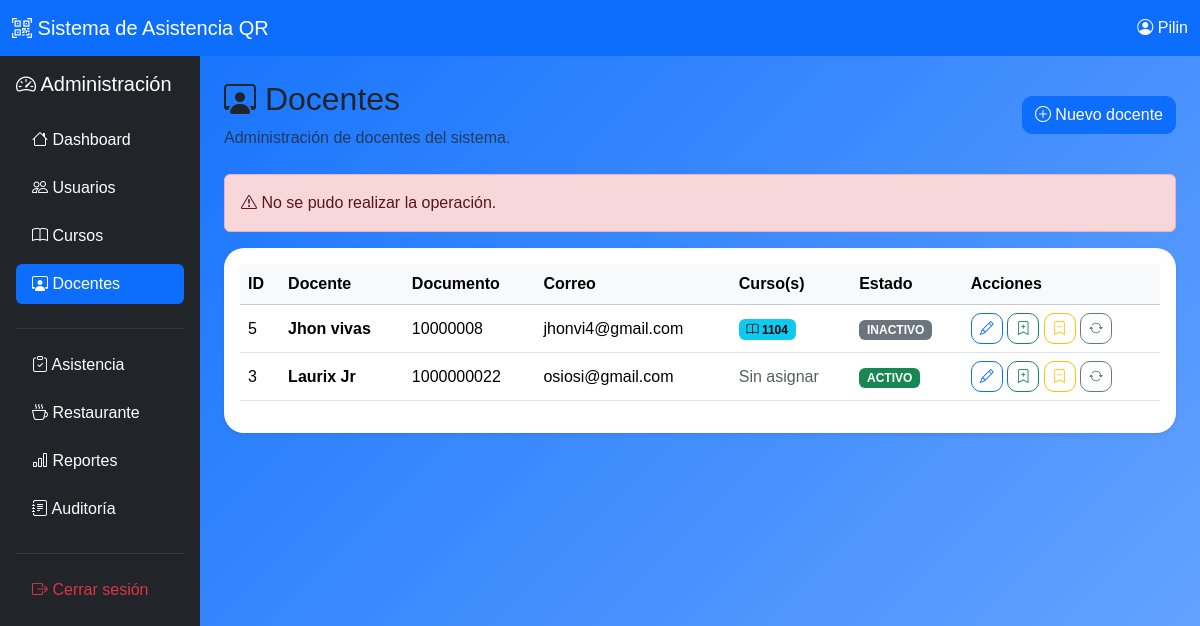
The app's page /admin/docentes.php?error=1 (signed in) with its own data.
### tables this page shows
CREATE TABLE `usuarios` (
  `id_usuario` int(11) NOT NULL,
  `id_rol` int(11) NOT NULL,
  `nombres` varchar(100) NOT NULL,
  `apellidos` varchar(100) NOT NULL,
  `documento` varchar(20) NOT NULL,
  `correo` varchar(150) NOT NULL,
  `password` varchar(255) NOT NULL,
  `estado` enum('ACTIVO','INACTIVO') DEFAULT 'ACTIVO',
  `fecha_creacion` timestamp NOT NULL DEFAULT current_timestamp()
);

### admin/docentes.php (the view, shortened to what this page needs)
<?php
require_once("../config/conexion.php");
$sql = "SELECT
            u.id_usuario,
            u.nombres,
            u.apellidos,
            u.documento,
            u.correo,
            u.estado,
            GROUP_CONCAT(
                DISTINCT c.nombre_curso
                ORDER BY c.nombre_curso
                SEPARATOR ', '
            ) AS cursos
        FROM usuarios u
        LEFT JOIN docente_curso dc
            ON u.id_usuario = dc.id_usuario
        LEFT JOIN cursos c
            ON dc.id_curso = c.id_curso
        WHERE u.id_rol = 2
        GROUP BY
            u.id_usuario,
            u.nombres,
            u.apellidos,
            u.documento,
            u.correo,
            u.estado
        ORDER BY u.id_usuario DESC";
$resultado = mysqli_query($conexion, $sql);
?>
<!DOCTYPE html>
<html lang="es">
<head>
    <link
        href="https://cdn.jsdelivr.net/npm/bootstrap@5.3.7/dist/css/bootstrap.min.css"
        rel="stylesheet"
    >
    <link
        href="https://cdn.jsdelivr.net/npm/bootstrap-icons@1.13.1/font/bootstrap-icons.min.css"
        rel="stylesheet"
    >
    <link
        rel="stylesheet"
        href="../assets/css/estilos.css"
    >
</head>
<body class="bg-light">
<nav class="navbar navbar-dark bg-primary">
    <div class="container-fluid">
        <a
            href="dashboard.php"
            class="navbar-brand"
        >
            <i class="bi bi-qr-code-scan"></i>
            Sistema de Asistencia QR
        </a>
        <span class="text-white">
            <i class="bi bi-person-circle"></i>
            <?php
            echo htmlspecialchars(
                $_SESSION["nombre"]
            );
            ?>
        </span>
    </div>
</nav>
<div class="container-fluid">
    <div class="row">
        <aside class="col-md-2 bg-dark min-vh-100 p-3">
            <div class="text-white mb-4">
                <h5>
                    <i class="bi bi-speedometer2"></i>
                    Administración
                </h5>
            </div>
            <div class="nav flex-column nav-pills">
                <a
                    href="dashboard.php"
                    class="nav-link text-white mb-2"
                >
                    <i class="bi bi-house"></i>
                    Dashboard
                </a>
                <a
                    href="usuarios.php"
                    class="nav-link text-white mb-2"
                >
                    <i class="bi bi-people"></i>
                    Usuarios
                </a>
                <a
                    href="cursos.php"
                    class="nav-link text-white mb-2"
                >
                    <i class="bi bi-book"></i>
                    Cursos
                </a>
                <a
                    href="docentes.php"
                    class="nav-link active mb-2"
                >
                    <i class="bi bi-person-workspace"></i>
                    Docentes
                </a>
                <hr class="text-secondary">
                <a
                    href="asistencia.php"
                    class="nav-link text-white mb-2"
                >
                    <i class="bi bi-clipboard-check"></i>
                    Asistencia
                </a>
                <a
                    href="#"
                    class="nav-link text-white mb-2"
                >
                    <i class="bi bi-cup-hot"></i>
                    Restaurante
                </a>
                <a
                    href="#"
                    class="nav-link text-white mb-2"
                >
                    <i class="bi bi-bar-chart"></i>
                    Reportes
                </a>
                <a
                    href="#"
                    class="nav-link text-white mb-2"
                >
                    <i class="bi bi-journal-text"></i>
                    Auditoría
                </a>
                <hr class="text-secondary">
                <a
                    href="../auth/logout.php"
                    class="nav-link text-danger"
                >
                    <i class="bi bi-box-arrow-right"></i>
                    Cerrar sesión
                </a>
            </div>
        </aside>
        <main class="col-md-10 p-4">
            <div
                class="d-flex justify-content-between align-items-center mb-4"
            >
                <div>
                    <h2>
                        <i class="bi bi-person-workspace"></i>
                        Docentes
                    </h2>
                    <p class="text-muted mb-0">
                        Administración de docentes del sistema.
                    </p>
                </div>
                <a
                    href="docente_nuevo.php"
                    class="btn btn-primary"
                >
                    <i class="bi bi-plus-circle"></i>
                    Nuevo docente
                </a>
            </div>
            <?php if (isset($_GET["error"])): ?>
                <div class="alert alert-danger">
                    <i class="bi bi-exclamation-triangle"></i>
                    No se pudo realizar la operación.
                </div>
            <?php endif; ?>
            <div class="card shadow-sm border-0">
                <div class="card-body">
                    <div class="table-responsive">
                        <table
                            class="table table-hover align-middle"
                        >
                            <thead class="table-light">
                                <tr>
                                    <th>ID</th>
                                    <th>Docente</th>
                                    <th>Documento</th>
                                    <th>Correo</th>
                                    <th>Curso(s)</th>
                                    <th>Estado</th>
                                    <th>Acciones</th>
                                </tr>
                            </thead>
                            <tbody>
                            <?php if (
                                mysqli_num_rows($resultado) > 0
                            ): ?>
                                <?php while (
                                    $docente = mysqli_fetch_assoc($resultado)
                                ): ?>
                                    <tr>
                                        <td>
                                            <?php
                                            echo $docente["id_usuario"];
                                            ?>
                                        </td>
                                        <td>
                                            <strong>
                                                <?php
                                                echo htmlspecialchars(
                                                    $docente["nombres"]
                                                    . " "
                                                    . $docente["apellidos"]
                                                );
                                                ?>
                                            </strong>
                                        </td>
                                        <td>
                                            <?php
                                            echo htmlspecialchars(
                                                $docente["documento"]
                                            );
                                            ?>
                                        </td>
                                        <td>
                                            <?php
                                            echo htmlspecialchars(
                                                $docente["correo"]
                                            );
                                            ?>
                                        </td>
                                        <td>
                                            <?php if (
                                                !empty($docente["cursos"])
                                            ): ?>
                                                <span
                                                    class="badge text-bg-info"
                                                >
                                                    <i class="bi bi-book"></i>
                                                    <?php
                                                    echo htmlspecialchars(
                                                        $docente["cursos"]
                                                    );
                                                    ?>
                                                </span>
                                            <?php else: ?>
                                                <span
                                                    class="text-muted"
                                                >
                                                    Sin asignar
                                                </span>
                                            <?php endif; ?>
                                        </td>
                                        <td>
                                            <?php if (
                                                $docente["estado"]
                                                == "ACTIVO"
                                            ): ?>
                                                <span
                                                    class="badge text-bg-success"
                                                >
                                                    ACTIVO
                                                </span>
                                            <?php else: ?>
                                                <span
                                                    class="badge text-bg-secondary"
                                                >
                                                    INACTIVO
                                                </span>
                                            <?php endif; ?>
                                        </td>
                                        <td>
                                            <a
                                                href="docente_editar.php?id=<?php echo $docente["id_usuario"]; ?>"
                                                class="btn btn-sm btn-outline-primary"
                                                title="Editar"
                                            >
                                                <i class="bi bi-pencil"></i>
                                            </a>
                                            <a
                                                href="docente_asignar.php?id=<?php echo $docente["id_usuario"]; ?>"
                                                class="btn btn-sm btn-outline-success"
                                                title="Asignar curso"
                                            >
                                                <i class="bi bi-bookmark-plus"></i>
                                            </a>
                                            <a
                                                href="docente_desasignar.php?id=<?php echo $docente["id_usuario"]; ?>"
                                                class="btn btn-sm btn-outline-warning"
                                                title="Desasignar curso"
                                            >
                                                <i class="bi bi-bookmark-dash"></i>
                                            </a>
                                            <a
                                                href="docente_estado.php?id=<?php echo $docente["id_usuario"]; ?>"
                                                class="btn btn-sm btn-outline-secondary"
                                                title="Cambiar estado"
                                            >
                                                <i class="bi bi-arrow-repeat"></i>
                                            </a>
                                        </td>
                                    </tr>
                                <?php endwhile; ?>
                            <?php endif; ?>
                            </tbody>
                        </table>
                    </div>
                </div>
            </div>
        </main>
    </div>
</div>
</body>
</html>

### assets/css/estilos.css (style rules this page uses)
body { background: linear-gradient(135deg,#0d6efd,#6ea8fe); font-family: Arial, Helvetica, sans-serif; }
.card { border:none; border-radius:20px; }
.btn { border-radius:10px; }

### records on screen
usuarios: id_usuario "5", nombres+apellidos "Jhon vivas", documento "10000008", correo "jhonvi4@gmail.com", cursos "1104", estado "INACTIVO"
usuarios: id_usuario "3", nombres+apellidos "Laurix Jr", documento "1000000022", correo "osiosi@gmail.com", shows "Sin asignar", estado "ACTIVO"

### other values on screen
$_SESSION["nombre"] "Pilin"
